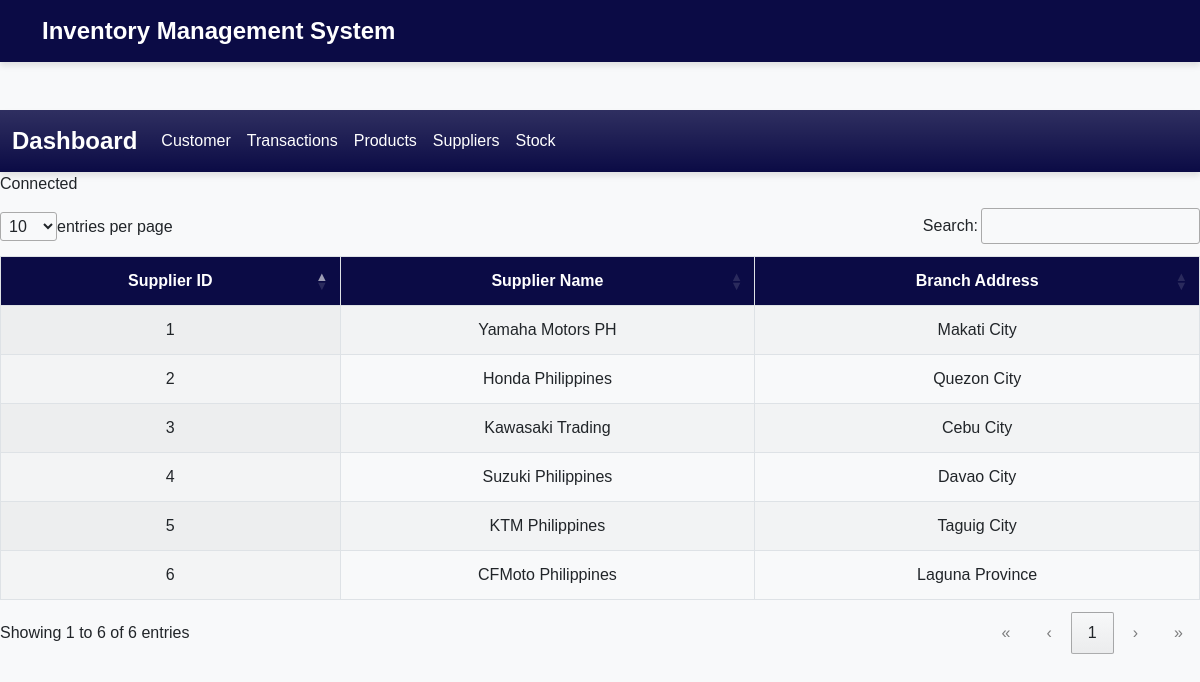
Screenshot of /supplier.php with the database file from the repository.
### tables this page shows
CREATE TABLE `suppliers_table` (
  `supplier_id` int PRIMARY KEY AUTO_INCREMENT,
  `supplier_name` varchar(255),
  `branch_address` text
);

### supplier.php (the view, shortened to what this page needs)
<?php
include "header.php";
include "navbar.php";
$host = 'localhost';
$username =  'root';
$password = '';
$database = 'new-ims';
$conn = '';
try{
  $conn = new mysqli($host, $username, $password, $database);
}catch(mysqli_sql_exception){
  echo"Could not connect to the database";
}
if ($conn){
  echo "Connected";
}
?>
<table id="myTable" class="display">
        <thead>
            <tr>
                <th>Supplier ID</th>
                <th>Supplier Name</th>
                <th>Branch Address</th>
            </tr>
        </thead>
        <tbody>
<?php
    $query = "SELECT supplier_id, supplier_name, branch_address FROM suppliers_table";
    $result = $conn->query($query);
    if($result->num_rows > 0 ){
      while($row = $result->fetch_assoc()){
        echo "<tr>";
        echo "<td>" .  htmlspecialchars($row['supplier_id']). "</td>";
        echo "<td>" .  htmlspecialchars($row['supplier_name']). "</td>";
        echo "<td>" .  htmlspecialchars($row['branch_address']). "</td>";
      }
    }else {
      echo "<tr> <td colspan = '6'>No data found </td> </tr>";
    }
?>
        </tbody>
    </table>
<?php include "footer.php"; ?>

### header.php (style rules this page uses)
body { background-color: #f8f9fa; font-family: 'Poppins', sans-serif; }
#myTable { width: 100%; border-collapse: collapse; font-family: 'Poppins', sans-serif; }
#myTable thead { background-color: #0B0B45; color: white; }
#myTable th, #myTable td { padding: 12px 15px; border: 1px solid #dee2e6; text-align: center; }

### rows the page displays
suppliers_table: supplier_id "1", supplier_name "Yamaha Motors PH", branch_address "Makati City"
suppliers_table: supplier_id "2", supplier_name "Honda Philippines", branch_address "Quezon City"
suppliers_table: supplier_id "3", supplier_name "Kawasaki Trading", branch_address "Cebu City"
suppliers_table: supplier_id "4", supplier_name "Suzuki Philippines", branch_address "Davao City"
suppliers_table: supplier_id "5", supplier_name "KTM Philippines", branch_address "Taguig City"
suppliers_table: supplier_id "6", supplier_name "CFMoto Philippines", branch_address "Laguna Province"
